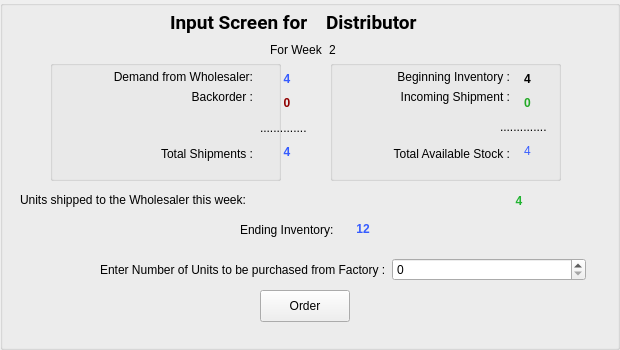
     <widget class="QGroupBox" name="groupBox_5">
      <property name="geometry">
       <rect>
        <x>42</x>
        <y>0</y>
        <width>620</width>
        <height>350</height>
       </rect>
      </property>
      <property name="autoFillBackground">
       <bool>false</bool>
      </property>
      <property name="styleSheet">
       <string notr="true"/>
      </property>
      <property name="title">
       <string/>
      </property>
      <property name="alignment">
       <set>Qt::AlignCenter</set>
      </property>
      <property name="flat">
       <bool>false</bool>
      </property>
      <widget class="QGroupBox" name="groupBox_26">
       <property name="geometry">
        <rect>
         <x>50</x>
         <y>60</y>
         <width>231</width>
         <height>121</height>
        </rect>
       </property>
       <property name="title">
        <string/>
       </property>
       <widget class="QWidget" name="layoutWidget_90">
        <property name="geometry">
         <rect>
          <x>20</x>
          <y>10</y>
          <width>183</width>
          <height>91</height>
         </rect>
        </property>
        <layout class="QVBoxLayout" name="verticalLayout_54">
         <item>
          <layout class="QVBoxLayout" name="verticalLayout_55">
           <item>
            <widget class="QLabel" name="label_379">
             <property name="text">
              <string>Demand from Wholesaler:</string>
             </property>
             <property name="alignment">
              <set>Qt::AlignRight|Qt::AlignTrailing|Qt::AlignVCenter</set>
             </property>
            </widget>
           </item>
           <item>
            <widget class="QLabel" name="label_380">
             <property name="text">
              <string>Backorder :</string>
             </property>
             <property name="alignment">
              <set>Qt::AlignRight|Qt::AlignTrailing|Qt::AlignVCenter</set>
             </property>
            </widget>
           </item>
          </layout>
         </item>
         <item>
          <spacer name="verticalSpacer_9">
           <property name="orientation">
            <enum>Qt::Vertical</enum>
           </property>
           <property name="sizeHint" stdset="0">
            <size>
             <width>20</width>
             <height>25</height>
            </size>
           </property>
          </spacer>
         </item>
         <item>
          <widget class="QLabel" name="label_381">
           <property name="text">
            <string>Total Shipments :</string>
           </property>
           <property name="alignment">
            <set>Qt::AlignRight|Qt::AlignTrailing|Qt::AlignVCenter</set>
           </property>
          </widget>
         </item>
        </layout>
       </widget>
      </widget>
      <widget class="QGroupBox" name="groupBox_27">
       <property name="geometry">
        <rect>
         <x>330</x>
         <y>60</y>
         <width>231</width>
         <height>121</height>
        </rect>
       </property>
       <property name="title">
        <string/>
       </property>
       <widget class="QWidget" name="layoutWidget_91">
        <property name="geometry">
         <rect>
          <x>170</x>
          <y>10</y>
          <width>55</width>
          <height>90</height>
         </rect>
        </property>
        <layout class="QVBoxLayout" name="verticalLayout_56">
         <item>
          <widget class="QLabel" name="label_382">
           <property name="text">
            <string>&lt;html&gt;&lt;head/&gt;&lt;body&gt;&lt;p&gt;&lt;span style=&quot; font-weight:600;&quot;&gt;4&lt;/span&gt;&lt;/p&gt;&lt;/body&gt;&lt;/html&gt;</string>
           </property>
           <property name="alignment">
            <set>Qt::AlignCenter</set>
           </property>
          </widget>
         </item>
         <item>
          <widget class="QLabel" name="label_383">
           <property name="text">
            <string>&lt;html&gt;&lt;head/&gt;&lt;body&gt;&lt;p&gt;&lt;span style=&quot; font-weight:600; color:#23aa26;&quot;&gt;0&lt;/span&gt;&lt;/p&gt;&lt;/body&gt;&lt;/html&gt;</string>
           </property>
           <property name="alignment">
            <set>Qt::AlignCenter</set>
           </property>
          </widget>
         </item>
         <item>
          <widget class="QLabel" name="label_384">
           <property name="text">
            <string>..............</string>
           </property>
          </widget>
         </item>
         <item>
          <widget class="QLabel" name="label_385">
           <property name="text">
            <string>&lt;html&gt;&lt;head/&gt;&lt;body&gt;&lt;p&gt;&lt;span style=&quot; color:#365cff;&quot;&gt;4&lt;/span&gt;&lt;/p&gt;&lt;/body&gt;&lt;/html&gt;</string>
           </property>
           <property name="alignment">
            <set>Qt::AlignCenter</set>
           </property>
          </widget>
         </item>
        </layout>
       </widget>
       <widget class="QWidget" name="layoutWidget_92">
        <property name="geometry">
         <rect>
          <x>30</x>
          <y>10</y>
          <width>150</width>
          <height>91</height>
         </rect>
        </property>
        <layout class="QVBoxLayout" name="verticalLayout_57">
         <item>
          <layout class="QVBoxLayout" name="verticalLayout_58">
           <item>
            <widget class="QLabel" name="label_386">
             <property name="text">
              <string>Beginning Inventory :</string>
             </property>
             <property name="alignment">
              <set>Qt::AlignRight|Qt::AlignTrailing|Qt::AlignVCenter</set>
             </property>
            </widget>
           </item>
           <item>
            <widget class="QLabel" name="label_387">
             <property name="text">
              <string>Incoming Shipment :</string>
             </property>
             <property name="alignment">
              <set>Qt::AlignRight|Qt::AlignTrailing|Qt::AlignVCenter</set>
             </property>
            </widget>
           </item>
          </layout>
         </item>
         <item>
          <spacer name="verticalSpacer_10">
           <property name="orientation">
            <enum>Qt::Vertical</enum>
           </property>
           <property name="sizeHint" stdset="0">
            <size>
             <width>20</width>
             <height>25</height>
            </size>
           </property>
          </spacer>
         </item>
         <item>
          <widget class="QLabel" name="label_388">
           <property name="text">
            <string>Total Available Stock :</string>
           </property>
           <property name="alignment">
            <set>Qt::AlignRight|Qt::AlignTrailing|Qt::AlignVCenter</set>
           </property>
          </widget>
         </item>
        </layout>
       </widget>
      </widget>
      <widget class="QPushButton" name="orderButton_3">
       <property name="geometry">
        <rect>
         <x>260</x>
         <y>290</y>
         <width>90</width>
         <height>32</height>
        </rect>
       </property>
       <property name="text">
        <string>Order</string>
       </property>
      </widget>
      <widget class="QWidget" name="layoutWidget_93">
       <property name="geometry">
        <rect>
         <x>240</x>
         <y>220</y>
         <width>146</width>
         <height>19</height>
        </rect>
       </property>
       <layout class="QHBoxLayout" name="horizontalLayout_133">
        <item>
         <widget class="QLabel" name="label_389">
          <property name="text">
           <string>Ending Inventory:</string>
          </property>
         </widget>
        </item>
        <item>
         <widget class="QLabel" name="label_390">
          <property name="text">
           <string>&lt;html&gt;&lt;head/&gt;&lt;body&gt;&lt;p&gt;&lt;span style=&quot; font-weight:600; color:#365cff;&quot;&gt;12&lt;/span&gt;&lt;/p&gt;&lt;/body&gt;&lt;/html&gt;</string>
          </property>
          <property name="alignment">
           <set>Qt::AlignCenter</set>
          </property>
         </widget>
        </item>
       </layout>
      </widget>
      <widget class="QWidget" name="layoutWidget_94">
       <property name="geometry">
        <rect>
         <x>100</x>
         <y>250</y>
         <width>486</width>
         <height>39</height>
        </rect>
       </property>
       <layout class="QHBoxLayout" name="orderLine_3">
        <item>
         <widget class="QLabel" name="orderText_3">
          <property name="text">
           <string>Enter Number of Units to be purchased from Factory :</string>
          </property>
         </widget>
        </item>
        <item>
         <widget class="QSpinBox" name="spinBox_2"/>
        </item>
       </layout>
      </widget>
      <widget class="QWidget" name="layoutWidget_95">
       <property name="geometry">
        <rect>
         <x>180</x>
         <y>190</y>
         <width>678</width>
         <height>22</height>
        </rect>
       </property>
       <layout class="QHBoxLayout" name="horizontalLayout_134">
        <item>
         <widget class="QLabel" name="label_391">
          <property name="text">
           <string>&lt;html&gt;&lt;head/&gt;&lt;body&gt;&lt;p&gt;&lt;span style=&quot; font-weight:600; color:#22b432;&quot;&gt;4&lt;/span&gt;&lt;/p&gt;&lt;/body&gt;&lt;/html&gt;</string>
          </property>
          <property name="alignment">
           <set>Qt::AlignCenter</set>
          </property>
         </widget>
        </item>
       </layout>
      </widget>
      <widget class="QWidget" name="layoutWidget_96">
       <property name="geometry">
        <rect>
         <x>270</x>
         <y>40</y>
         <width>82</width>
         <height>19</height>
        </rect>
       </property>
       <layout class="QHBoxLayout" name="horizontalLayout_135">
        <item>
         <widget class="QLabel" name="label_392">
          <property name="text">
           <string>For Week</string>
          </property>
         </widget>
        </item>
        <item>
         <widget class="QLabel" name="label_393">
          <property name="text">
           <string>2</string>
          </property>
         </widget>
        </item>
       </layout>
      </widget>
      <widget class="QWidget" name="layoutWidget_97">
       <property name="geometry">
        <rect>
         <x>170</x>
         <y>10</y>
         <width>305</width>
         <height>25</height>
        </rect>
       </property>
       <layout class="QHBoxLayout" name="horizontalLayout_136">
        <item>
         <widget class="QLabel" name="label_394">
          <property name="font">
           <font>
            <family>Roboto</family>
            <pointsize>14</pointsize>
            <weight>75</weight>
            <bold>true</bold>
           </font>
          </property>
          <property name="text">
           <string>Input Screen for</string>
          </property>
         </widget>
        </item>
        <item>
         <widget class="QLabel" name="label_395">
          <property name="font">
           <font>
            <family>Roboto</family>
            <pointsize>14</pointsize>
            <weight>75</weight>
            <bold>true</bold>
           </font>
          </property>
          <property name="text">
           <string>Distributor</string>
          </property>
         </widget>
        </item>
       </layout>
      </widget>
      <widget class="QLabel" name="label_396">
       <property name="geometry">
        <rect>
         <x>20</x>
         <y>190</y>
         <width>335</width>
         <height>20</height>
        </rect>
       </property>
       <property name="text">
        <string>Units shipped to the Wholesaler this week:</string>
       </property>
      </widget>
      <widget class="QWidget" name="layoutWidget_89">
       <property name="geometry">
        <rect>
         <x>260</x>
         <y>70</y>
         <width>54</width>
         <height>91</height>
        </rect>
       </property>
       <layout class="QVBoxLayout" name="verticalLayout_53">
        <item>
         <widget class="QLabel" name="label_375">
          <property name="font">
           <font>
            <weight>75</weight>
            <bold>true</bold>
           </font>
          </property>
          <property name="styleSheet">
           <string notr="true"/>
          </property>
          <property name="text">
           <string>&lt;html&gt;&lt;head/&gt;&lt;body&gt;&lt;p align=&quot;center&quot;&gt;&lt;span style=&quot; color:#365cff;&quot;&gt;4&lt;/span&gt;&lt;/p&gt;&lt;/body&gt;&lt;/html&gt;</string>
          </property>
          <property name="alignment">
           <set>Qt::AlignCenter</set>
          </property>
         </widget>
        </item>
        <item>
         <widget class="QLabel" name="label_376">
          <property name="font">
           <font>
            <weight>75</weight>
            <bold>true</bold>
           </font>
          </property>
          <property name="styleSheet">
           <string notr="true">.label_266{
	color: red;
}</string>
          </property>
          <property name="text">
           <string>&lt;html&gt;&lt;head/&gt;&lt;body&gt;&lt;p&gt;&lt;span style=&quot; color:#900000;&quot;&gt;0&lt;/span&gt;&lt;/p&gt;&lt;/body&gt;&lt;/html&gt;</string>
          </property>
          <property name="alignment">
           <set>Qt::AlignCenter</set>
          </property>
         </widget>
        </item>
        <item>
         <widget class="QLabel" name="label_377">
          <property name="text">
           <string>..............</string>
          </property>
         </widget>
        </item>
        <item>
         <widget class="QLabel" name="label_378">
          <property name="font">
           <font>
            <weight>75</weight>
            <bold>true</bold>
           </font>
          </property>
          <property name="text">
           <string>&lt;html&gt;&lt;head/&gt;&lt;body&gt;&lt;p&gt;&lt;span style=&quot; color:#365cff;&quot;&gt;4&lt;/span&gt;&lt;/p&gt;&lt;/body&gt;&lt;/html&gt;</string>
          </property>
          <property name="alignment">
           <set>Qt::AlignCenter</set>
          </property>
         </widget>
        </item>
       </layout>
      </widget>
     </widget>
